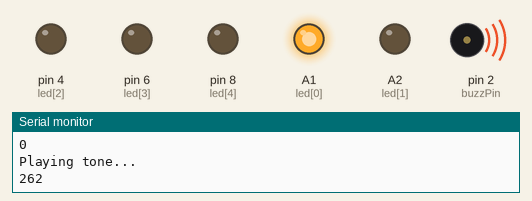
Bench run of a sketch on a simulated Arduino Uno, built with avr-gcc and run on an emulated ATmega328P. On the bench: output pins drawn as LEDs (lit = HIGH), buzzer (waves = sounding), the last lines printed to the serial monitor.

Above: at 0.1 s.
At 0.6 s:
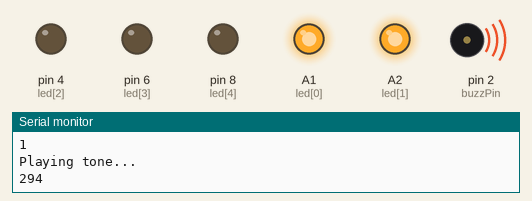
At 1.1 s:
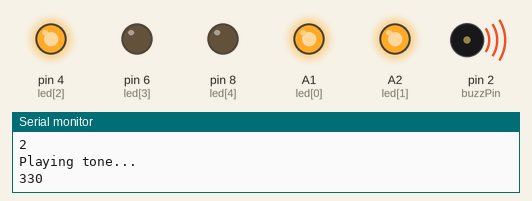
At 1.6 s:
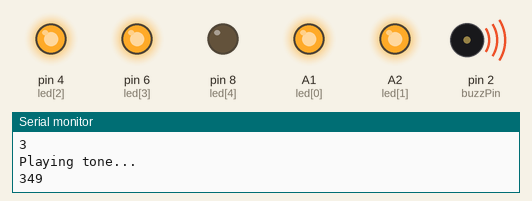
At 2.1 s:
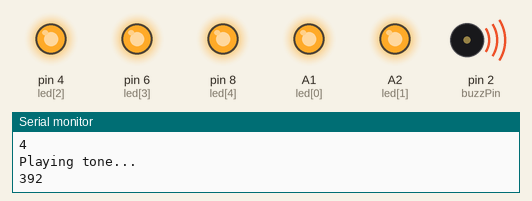
Timing chart, 0 to 40.0 s (numbered marks = the images above):
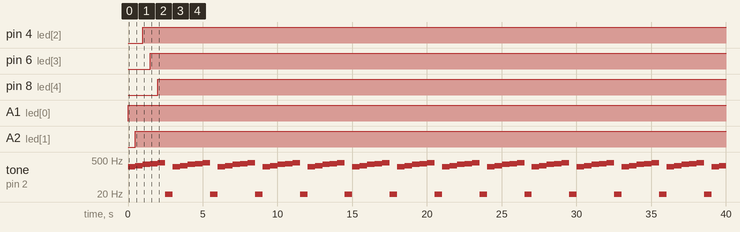

Measured:
- by itself, pin 4 (led[2]): LOW → HIGH at 1.0 s
- by itself, pin 6 (led[3]): LOW → HIGH at 1.5 s
- by itself, pin 8 (led[4]): LOW → HIGH at 2.0 s
- by itself, A1 (led[0]): LOW → HIGH at 0.00 s
- by itself, A2 (led[1]): LOW → HIGH at 0.50 s
- by itself, tone on pin 2 (buzzPin): repeats every 3.0 s: 294 Hz 0.50 s, 330 Hz 0.50 s, 349 Hz 0.50 s, 392 Hz 0.50 s, 15 Hz 0.50 s, 262 Hz 0.50 s

The sketch:

keyboard-test1.ino
```cpp
int button[] = {A0, 3, 5, 7, 9, 11, 13};
int led[] = {A1, A2, 4, 6, 8, 10, 12};
int tones[] = {262,294,330,349,392};

int buzzPin = 2;

void setup(){

  Serial.begin(9600);

  //Initializing buttons
  pinMode(button[0], INPUT_PULLUP);
  pinMode(button[1], INPUT_PULLUP);
  pinMode(button[2], INPUT_PULLUP);
  pinMode(button[3], INPUT_PULLUP);
  pinMode(button[4], INPUT_PULLUP);
  pinMode(button[5], INPUT_PULLUP);
  //pinMode(button[6], INPUT_PULLUP);

  //Initializing LEDs
  pinMode(led[0], OUTPUT);
  pinMode(led[1], OUTPUT);
  pinMode(led[2], OUTPUT);
  pinMode(led[3], OUTPUT);
  pinMode(led[4], OUTPUT);
 // pinMode(led[5], OUTPUT);
}

void loop() {
  // put your main code here, to run repeatedly:
  for (int i=0; i<=5; i++){
    blinkLight(i);
    delay(500);
  }
}

void blinkLight(int ledNo){

  //Turning on the LED & playing the corresponding tone
  digitalWrite(led[ledNo], HIGH);
  //Serial.println("Turning on LED...");
  Serial.println(ledNo);

  tone(buzzPin,tones[ledNo]);
  Serial.println("Playing tone...");
  Serial.println(tones[ledNo]);
}

int buttonPressed(){

}

void switchOff(){

  //Switching off all LEDs. Not sure if this function is needed though
  digitalWrite(led[0], LOW);
  digitalWrite(led[1], LOW);
  digitalWrite(led[2], LOW);
  digitalWrite(led[3], LOW);
  digitalWrite(led[4], LOW);
  digitalWrite(led[5], LOW);
}
```
